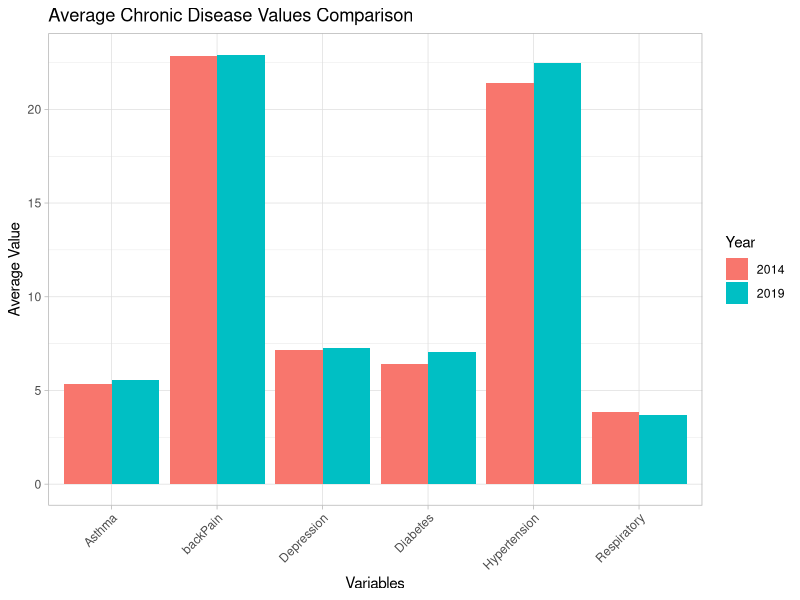

Recreate this plot in R. (Note: this script raises an error after producing the figure.)
library(readxl)
library(dplyr)
library(ggplot2)
library(patchwork)

# Importing the data
Gini <- read_excel("Gini.xlsx", sheet = "Czyste dane", 
                   col_types = c("text", "numeric", "numeric"))

chronicDisease2014 <- read_excel("ChronicDisease.xlsx", 
                                 sheet = "2014_czyste", col_types = c("text", 
                                                                      "numeric", "numeric", "numeric", 
                                                                      "numeric", "numeric", "numeric"))
chronicDisease2019 <- read_excel("ChronicDisease.xlsx", 
                                 sheet = "2019_czyste", col_types = c("text", 
                                                                      "numeric", "numeric", "numeric", 
                                                                      "numeric", "numeric", "numeric"))
# Cleaning data for Gini dataset

# Simplifying the column names 
colnames(chronicDisease2014) <- c("GEO", "backPain", "Asthma", "Respiratory", "Hypertension", "Diabetes", "Depression")
colnames(chronicDisease2019) <- c("GEO", "backPain", "Asthma", "Respiratory", "Hypertension", "Diabetes", "Depression")

# Remove rows with missing values or unncecessary data
Gini <- Gini %>% na.omit() %>%
  filter(!grepl("^Euro|Serb|Unit|Swit|North", 'GEO'))


# Cleaning data for chronicDisease2014 and 2019 datasets
# Remove rows with missing values or unncecessary data
chronicDisease2014 <- chronicDisease2014 %>% na.omit() %>% 
  filter(!grepl("^Euro|Serbia|United Kingdom", `GEO`))

chronicDisease2019 <- chronicDisease2019 %>% na.omit() %>% 
  filter(!grepl("^Euro|Serbia|United Kingdom", `GEO`))



# Create the mapping of countries and their two-letter codes
country_codes <- data.frame(
  Country = c(
    "Belgium", "Bulgaria", "Czechia", "Denmark", "Germany", "Estonia", 
    "Ireland", "Greece", "Spain", "France", "Croatia", "Italy", "Cyprus", 
    "Latvia", "Lithuania", "Luxembourg", "Hungary", "Malta", "Netherlands", 
    "Austria", "Poland", "Portugal", "Romania", "Slovenia", "Slovakia", 
    "Finland", "Sweden", "Iceland", "Norway", "Türkiye"
  ),
  Code = c(
    "BE", "BG", "CZ", "DK", "DE", "EE", "IE", "GR", "ES", "FR", "HR", "IT", 
    "CY", "LV", "LT", "LU", "HU", "MT", "NL", "AT", "PL", "PT", "RO", "SI", 
    "SK", "FI", "SE", "IS", "NO", "TR"
  )
)

# Replace the first column of Gini with codes
Gini <- Gini %>%
  left_join(country_codes, by = c("Year" = "Country")) %>%
  mutate(Year = Code) %>%
  select(-Code)

# Replace the first column of chronicDisease2014 with codes
chronicDisease2014 <- chronicDisease2014 %>%
  left_join(country_codes, by = c("GEO" = "Country")) %>%
  mutate(`GEO` = Code) %>%
  select(-Code)

# Replace the first column of chronicDisease2019 with codes
chronicDisease2019 <- chronicDisease2019 %>%
  left_join(country_codes, by = c("GEO" = "Country")) %>%
  mutate(`GEO` = Code) %>%
  select(-Code)



# Now the datasets are unified

# Calculating average Gini values for 2014 and 2019
gini2014Average <- mean(Gini$`2014`)
gini2019Average <- mean(Gini$`2019`)

# Breaking the countries into geographic groups for better visualization

# Calculating average disease values for 2014 and 2019
chronicDisease2014Avg <- chronicDisease2014 %>% 
  select(where(is.numeric)) %>% 
  colMeans(na.rm = TRUE)

print(chronicDisease2014Avg)

chronicDisease2019Avg <- chronicDisease2019 %>% 
  select(where(is.numeric)) %>% 
  colMeans(na.rm = TRUE)

print(chronicDisease2019Avg)

# Convert to a data frame for plotting
chronicDiseaseAvg <- data.frame(
  Year = c(rep("2014", 6), rep("2019", 6)),
  Variable = names(chronicDisease2014Avg),
  Value = c(chronicDisease2014Avg, chronicDisease2019Avg)
)

# Plot for avg chronic disease change
ggplot(chronicDiseaseAvg, aes(x = Variable, y = Value, fill = Year)) +
  geom_bar(stat = "identity", position = "dodge") +
  theme_light() +
  theme(axis.text.x = element_text(angle = 45, hjust = 1)) +
  labs(title = "Average Chronic Disease Values Comparison",
       x = "Variables", 
       y = "Average Value")

# Create a list of country groups
country_groups <- list(
  "Northern Europe" = c("DK", "EE", "FI", "SE", "IS", "NO", "LV", "LT"),
  "Western Europe" = c("BE", "DE", "IE", "FR", "LU", "NL", "AT"),
  "Southern Europe" = c("GR", "ES", "IT", "CY", "MT", "PT", "HR", "SI"),
  "Eastern Europe" = c("BG", "CZ", "HU", "PL", "RO", "SK", "TR")
)

Gini$Region <- NA
for(region in names(country_groups)) {
  Gini$Region[Gini$GEO %in% country_groups[[region]]] <- region
}

chronicDisease2014$Region <- NA
for(region in names(country_groups)) {
  chronicDisease2014$Region[chronicDisease2014$GEO %in% country_groups[[region]]] <- region
}

chronicDisease2019$Region <- NA
for(region in names(country_groups)) {
  chronicDisease2019$Region[chronicDisease2014$GEO %in% country_groups[[region]]] <- region
}

# Calculate changes
Gini$change <- Gini$`2019` - Gini$`2014`


# Plot for Gini change by region
ggplot(Gini, aes(x = GEO, y = change)) +
  geom_bar(stat = "identity") +
  facet_wrap(~Region, scales = "free_x") +
  theme_light() +
  theme(axis.text.x = element_text(angle = 45, hjust = 1)) +
  labs(title = "Gini Coefficient Change (2014-2019) by Region",
       x = "Country",
       y = "Change in Gini Coefficient")

Gini$Category2014 <- cut(Gini$`2014`, 
                         breaks = c(0, 28, 32, 100),
                         labels = c("Low", "Medium", "High"))


Gini$Category2019 <- cut(Gini$`2019`, 
                         breaks = c(0, 28, 32, 100),
                         labels = c("Low", "Medium", "High"))

